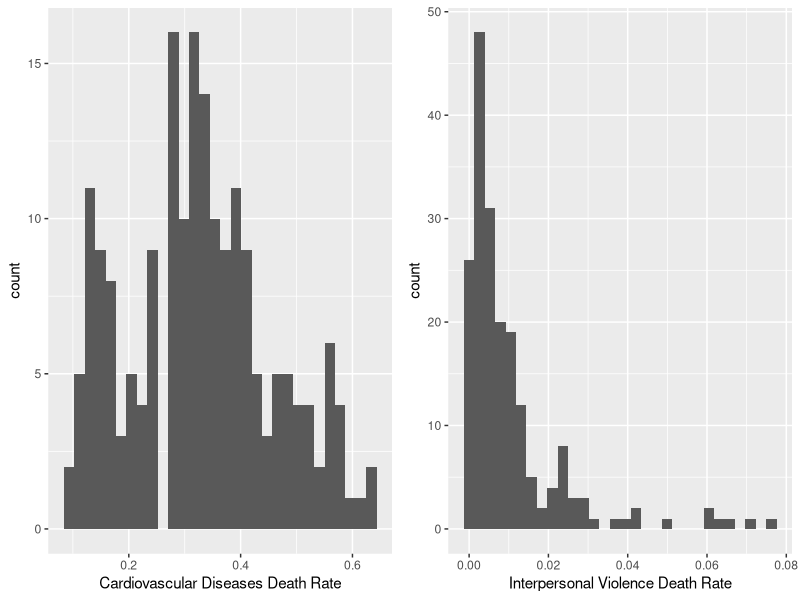

Source code (R):
## ---- chunk 1
knitr::opts_chunk$set(echo = TRUE, warning=FALSE, message=FALSE)
library(tidyverse)
library(knitr)
library(gridExtra)
## ---- chunk 2
# Import the data
bootstrapping_data_cleaned = read.csv('bootstrapping_data_cleaned.csv', 
                                      stringsAsFactors = TRUE)
## ---- chunk 3
# Create the total number of reported deaths column
bootstrapping_data_cleaned$Number_Of_Deaths <- rowSums(bootstrapping_data_cleaned[,(5:35)])

# Filter down the data to just include 2019 and just the columns we want
boot_data = bootstrapping_data_cleaned[bootstrapping_data_cleaned$Year == '2019', 
                                       c('Entity', 'Population', 
                                         'Number_Of_Deaths',
                                         'Deaths_CardiovascularDiseases',
                                         'Deaths_InterpersonalViolence')]

# Create the cardiovascular diseases rate column
boot_data$Deaths_CardiovascularDiseasesRate <- boot_data$Deaths_CardiovascularDiseases / boot_data$Number_Of_Deaths
## ---- chunk 4
# Display a sample of the data
# head(boot_data)
## ---- chunk 5
# Find cardiovascular disease death rate statistics
boot_means <- boot_data %>% summarize(mean_cardiovasculardiseasesrate = mean(Deaths_CardiovascularDiseasesRate),
                                      sd_cardiovasculardiseasesrate = sd(Deaths_CardiovascularDiseasesRate))
## ---- chunk 6
# Create a histogram of the cardiovascular diseases death rate
cardioHistogram <- ggplot(boot_data, aes(x = Deaths_CardiovascularDiseasesRate)) +
                   xlab('Cardiovascular Diseases Death Rate') +
                   geom_histogram()

# Create a histogram of the interpersonal violence death rate
violenceHistogram <- ggplot(boot_data, aes(x = Deaths_InterpersonalViolence / Number_Of_Deaths)) +
                     xlab('Interpersonal Violence Death Rate') +
                     geom_histogram()

# Display histograms side by side
grid.arrange(cardioHistogram, violenceHistogram, ncol = 2)
